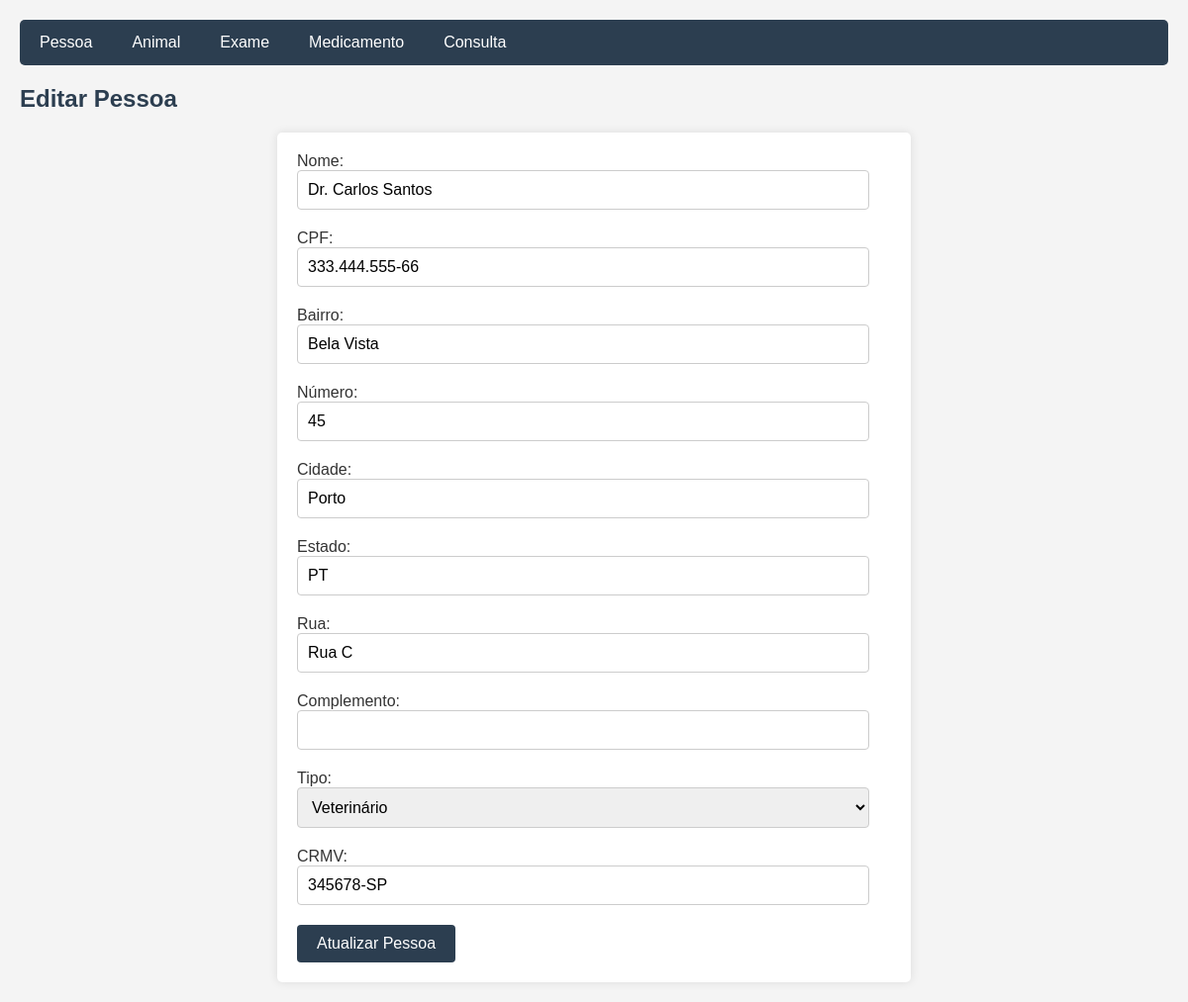
The app's page /Pessoa/update.php?idPessoa=3 with its own data.
### tables this page shows
CREATE TABLE IF NOT EXISTS Pessoa (
    idPessoa INT NOT NULL AUTO_INCREMENT PRIMARY KEY,
    CRMV VARCHAR(20) NULL,
    CPF VARCHAR(14) NOT NULL,
    nome VARCHAR(60) NOT NULL,
    bairro VARCHAR(60) NOT NULL,
    numero INT NOT NULL,
    cidade VARCHAR(60) NOT NULL,
    estado VARCHAR(60) NOT NULL,
    rua VARCHAR(60) NOT NULL,
    complemento VARCHAR(10) NULL,
    tipo ENUM('Veterinario', 'Tutor', 'Ambos') NOT NULL DEFAULT 'Tutor',
    UNIQUE INDEX CRMV_UNIQUE (CRMV ASC) VISIBLE,
    UNIQUE INDEX CPF_UNIQUE (CPF ASC) VISIBLE);

### Pessoa/update.php (the view, shortened to what this page needs)
<?php
    include '../config.php';
    $idPessoa = $_GET['idPessoa'];
    $sql = "SELECT * FROM Pessoa WHERE idPessoa=$idPessoa";
    $result = $conn->query($sql);
    $row = $result->fetch_assoc();
?>
<!DOCTYPE html>
<html>
<head>
    <link rel="stylesheet" type="text/css" href="../styles.css">
</head>
<body>
    <div class="navbar">
        <a href="index.php">Pessoa</a>
        <a href="../Animal/index.php">Animal</a>
        <a href="../Exame/index.php">Exame</a>
        <a href="../Medicamento/index.php">Medicamento</a>
        <a href="../Consulta/index.php">Consulta</a>
    </div>
    <h2>Editar Pessoa</h2>
    <form method="post" action="">
        Nome: <input type="text" name="nome" value="<?php echo $row['nome']; ?>" required maxlength="60"><br>
        CPF: <input type="text" name="cpf" value="<?php echo $row['CPF']; ?>" required maxlength="14" id="cpf" onkeyup="aplicarMascaraCPF(this)" ><br>
        Bairro: <input type="text" name="bairro" value="<?php echo $row['bairro']; ?>" required maxlength="60"><br>
        Número: <input type="number" name="numero" value="<?php echo $row['numero']; ?>" required><br>
        Cidade: <input type="text" name="cidade" value="<?php echo $row['cidade']; ?>" required maxlength="60"><br>
        Estado: <input type="text" name="estado" value="<?php echo $row['estado']; ?>" required maxlength="60"><br>
        Rua: <input type="text" name="rua" value="<?php echo $row['rua']; ?>" required maxlength="60"><br>
        Complemento: <input type="text" name="complemento" value="<?php echo $row['complemento']; ?>" maxlength="60"><br>
        Tipo:
        <select name="tipo" id="tipo" onchange="toggleCRMV()">
            <option value="Veterinario" <?php if ($row['tipo'] == 'Veterinario') echo 'selected'; ?>>Veterinário</option>
        </select><br>
        CRMV: <input type="text" id="crmv" name="crmv" value="<?php echo $row['CRMV']; ?>" maxlength="20"><br>
        <input type="submit" value="Atualizar Pessoa">
    </form>
</body>
</html>

### styles.css (style rules this page uses)
body { font-family: Arial, sans-serif; background-color: #f4f4f4; margin: 0; padding: 20px; color: #333; }
h2 { color: #2c3e50; }
a { color: #3498db; text-decoration: none; }
form { background-color: #fff; padding: 20px; border-radius: 5px; box-shadow: 0 0 10px rgba(0, 0, 0, 0.1); max-width: 600px; margin: 0 auto; }
form input[type="text"], form input[type="number"], form input[type="email"], form input[type="tel"], form select { width: calc(100% - 22px); padding: 10px; margin-bottom: 20px; border: 1px solid #ccc; border-radius: 4px; box-sizing: border-box; font-size: 16px; }
form input[type="submit"] { background-color: #2c3e50; color: white; padding: 10px 20px; border: none; border-radius: 4px; cursor: pointer; font-size: 16px; }
.navbar { background-color: #2c3e50; overflow: hidden; border-radius: 5px; margin-bottom: 20px; }
.navbar a { float: left; display: block; color: white; text-align: center; padding: 14px 20px; text-decoration: none; }

### records on screen
pessoa: nome "Dr. Carlos Santos", cpf "333.444.555-66", bairro "Bela Vista", numero "45", cidade "Porto", estado "PT", rua "Rua C", tipo "Veterinário", crmv "345678-SP"
